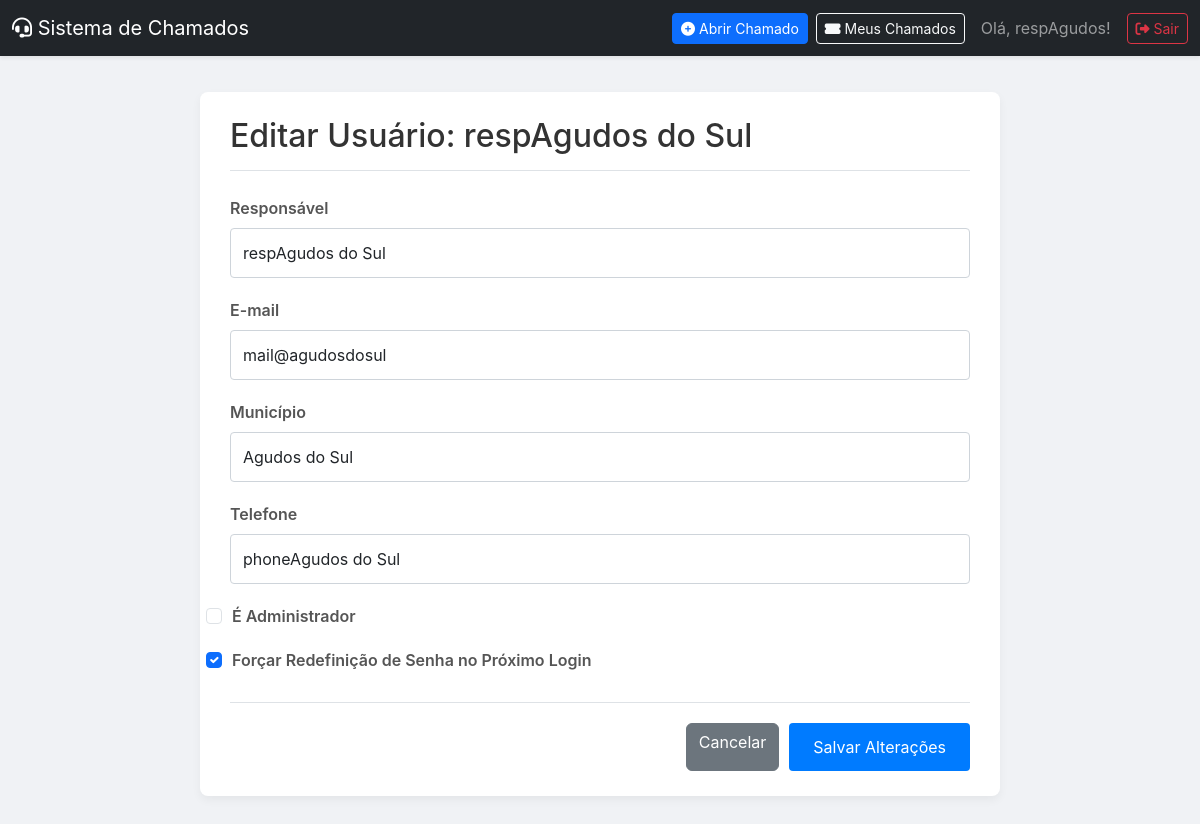
The page /admin/edit_user/403 (signed in) on the database its author committed.
### tables this page shows
CREATE TABLE users (
        id INTEGER PRIMARY KEY AUTOINCREMENT, email TEXT UNIQUE NOT NULL, password TEXT NOT NULL,
        municipio TEXT NOT NULL, responsavel TEXT NOT NULL, telefone TEXT NOT NULL,
        must_reset_password BOOLEAN DEFAULT 1, is_admin BOOLEAN DEFAULT 0
    );

### app.py (the view, shortened to what this page needs)
@app.route('/admin/edit_user/<int:user_id>', methods=['GET', 'POST'])
@login_required
@admin_required
def edit_user(user_id):
    db = get_db()
    user_to_edit = db.execute('SELECT * FROM users WHERE id = ?', (user_id,)).fetchone()
    db.close()
    if user_to_edit is None:
        flash('Usuário não encontrado.', 'danger')
        return redirect(url_for('admin_index'))
    return render_template('edit_user.html', user=user_to_edit)

### app.py (called while the page is built)
def get_db():
    db = sqlite3.connect(DATABASE)
    db.row_factory = sqlite3.Row
    return db

def login_required(f):
    @wraps(f)
    def decorated_function(*args, **kwargs):
        if 'user_id' not in session:
            flash('Por favor, faça login para acessar esta página.', 'warning')
            return redirect(url_for('login'))
        return f(*args, **kwargs)
    return decorated_function

def admin_required(f):
    @wraps(f)
    def decorated_function(*args, **kwargs):
        if not g.user or not g.user['is_admin']:
            flash('Acesso negado. Esta área é restrita para administradores.', 'danger')
            return redirect(url_for('index'))
        return f(*args, **kwargs)
    return decorated_function

@app.before_request
def load_logged_in_user():
    user_id = session.get('user_id')
    if user_id is None:
        g.user = None
    else:
        db = get_db()
        g.user = db.execute('SELECT * FROM users WHERE id = ?', (user_id,)).fetchone()
        db.close()

@app.context_processor
def inject_user():
    return dict(user=g.user)

### templates/edit_user.html (shortened to what this page needs)
{% extends "layout.html" %}
{% block content %}
<div class="content-container">
    <div class="page-header">
        <h2 class="mb-0">Editar Usuário: {{ user.responsavel }}</h2>
    </div>
    <form action="{{ url_for('edit_user', user_id=user.id) }}" method="post" class="mt-4">
        <div class="form-group">
            <label for="responsavel">Responsável</label>
            <input type="text" id="responsavel" name="responsavel" class="form-control" value="{{ user.responsavel }}" required>
        </div>
        <div class="form-group">
            <label for="email">E-mail</label>
            <input type="email" id="email" name="email" class="form-control" value="{{ user.email }}" required>
        </div>
        <div class="form-group">
            <label for="municipio">Município</label>
            <input type="text" id="municipio" name="municipio" class="form-control" value="{{ user.municipio }}" required>
        </div>
        <div class="form-group">
            <label for="telefone">Telefone</label>
            <input type="text" id="telefone" name="telefone" class="form-control" value="{{ user.telefone }}" required>
        </div>
        <div class="form-group">
            <div class="form-check">
                <input type="checkbox" name="is_admin" class="form-check-input" id="isAdminCheck" {% if user.is_admin %}checked{% endif %}>
                <label class="form-check-label" for="isAdminCheck">É Administrador</label>
            </div>
        </div>
        <div class="form-group">
            <div class="form-check">
                <input type="checkbox" name="must_reset_password" class="form-check-input" id="resetPasswordCheck" {% if user.must_reset_password %}checked{% endif %}>
                <label class="form-check-label" for="resetPasswordCheck">Forçar Redefinição de Senha no Próximo Login</label>
            </div>
        </div>
        <div class="form-actions">
            <a href="{{ url_for('admin_index') }}" class="btn btn-secondary">Cancelar</a>
            <button type="submit" class="btn btn-primary">Salvar Alterações</button>
        </div>
    </form>
</div>
{% endblock %}

### templates/layout.html (shortened to what this page needs)
<!doctype html>
<html lang="pt-BR">
<head>
    <link href="https://cdn.jsdelivr.net/npm/bootstrap@5.3.0/dist/css/bootstrap.min.css" rel="stylesheet">
    <link rel="stylesheet" href="https://cdnjs.cloudflare.com/ajax/libs/font-awesome/6.4.0/css/all.min.css">
    <link rel="stylesheet" href="{{ url_for('static', filename='css/style.css') }}">
</head>
<body>
<nav class="navbar navbar-expand-lg navbar-dark bg-dark shadow-sm">
    <div class="container-fluid">
        <a class="navbar-brand" href="{{ url_for('index') }}">
            <i class="fas fa-headset"></i>
            Sistema de Chamados
        </a>
        <div class="collapse navbar-collapse" id="navbarNav">
            <ul class="navbar-nav ms-auto align-items-center">
                {% if user %}
                    <li class="nav-item me-2">
                        {% if user.is_admin %}
                            <a class="btn btn-primary btn-sm" href="{{ url_for('abrir_chamado_admin') }}">
                                <i class="fas fa-plus-circle me-1"></i>Abrir Chamado
                            </a>
                        {% else %}
                            <a class="btn btn-primary btn-sm" href="{{ url_for('abrir_chamado') }}">
                                <i class="fas fa-plus-circle me-1"></i>Abrir Chamado
                            </a>
                        {% endif %}
                    </li>
                    <li class="nav-item me-3">
                        <a class="btn btn-outline-light btn-sm" href="{{ url_for('meus_chamados') }}">
                            <i class="fas fa-ticket-alt me-1"></i>Meus Chamados
                        </a>
                    </li>
                    <li class="nav-item">
                        <span class="navbar-text me-3">
                            Olá, {{ user.responsavel.split()[0] }}!
                        </span>
                    </li>
                    <li class="nav-item">
                        <a href="{{ url_for('logout') }}" class="btn btn-outline-danger btn-sm">
                            <i class="fas fa-sign-out-alt"></i> Sair
                        </a>
                    </li>
                {% else %}
                    <li class="nav-item">
                         <a href="{{ url_for('login') }}" class="btn btn-outline-success btn-sm">
                            <i class="fas fa-sign-in-alt"></i> Entrar
                        </a>
                    </li>
                {% endif %}
            </ul>
        </div>
    </div>
</nav>
<main class="container-fluid">
    <div class="main-content">
        {% block content %}{% endblock %}
    </div>
</main>
</body>
</html>

### static/css/style.css (style rules this page uses)
body { font-family: -apple-system, BlinkMacSystemFont, "Segoe UI", Roboto, "Helvetica Neue", Arial, sans-serif; margin: 0; background-color: #f8f9fa; color: #333; }
h1, h2, h3 { margin-top: 0.5em; margin-bottom: 0.75em; }
.main-content { flex-grow: 1; padding: 1em; overflow-x: auto; }
.form-group { margin-bottom: 1em; }
label { display: block; margin-bottom: 0.5em; font-weight: bold; }
input[type="text"], input[type="email"], input[type="tel"], input[type="password"], select, textarea { width: 100%; padding: 0.75em; border: 1px solid #ced4da; border-radius: 4px; box-sizing: border-box; }
button[type="submit"] { background-color: #007bff; color: white; border: none; padding: 0.75em 1.5em; border-radius: 4px; cursor: pointer; font-size: 1em; transition: background-color 0.2s; }

### templates/layout.html (style rules this page uses)
body { background-color: #f0f2f5; }
.main-content { padding-top: 1rem; padding-bottom: 1rem; }

### templates/edit_user.html (style rules this page uses)
.content-container { max-width: 800px; margin: 20px auto; padding: 25px 30px; background-color: #ffffff; border-radius: 8px; box-shadow: 0 4px 10px rgba(0,0,0,0.05); }
.page-header { border-bottom: 1px solid #dee2e6; padding-bottom: 15px; margin-bottom: 25px; }
.page-header h2 { margin: 0; color: #333; }
.form-group { margin-bottom: 1.25rem; }
.form-group label { display: block; font-weight: 600; color: #555; margin-bottom: 0.5rem; }
.form-control { width: 100%; padding: 10px; border: 1px solid #ccc; border-radius: 4px; font-size: 1rem; }
.form-check { padding-left: 0; }
.form-check-input { margin-right: 10px; }
.form-check-label { font-weight: normal; }
.form-actions { display: flex; justify-content: flex-end; gap: 10px; margin-top: 30px; padding-top: 20px; border-top: 1px solid #dee2e6; }

### rows shown on the page
users: responsavel "respAgudos", responsavel "respAgudos do Sul", email "mail@agudosdosul", municipio "Agudos do Sul", telefone "phoneAgudos do Sul", must_reset_password "☑"
